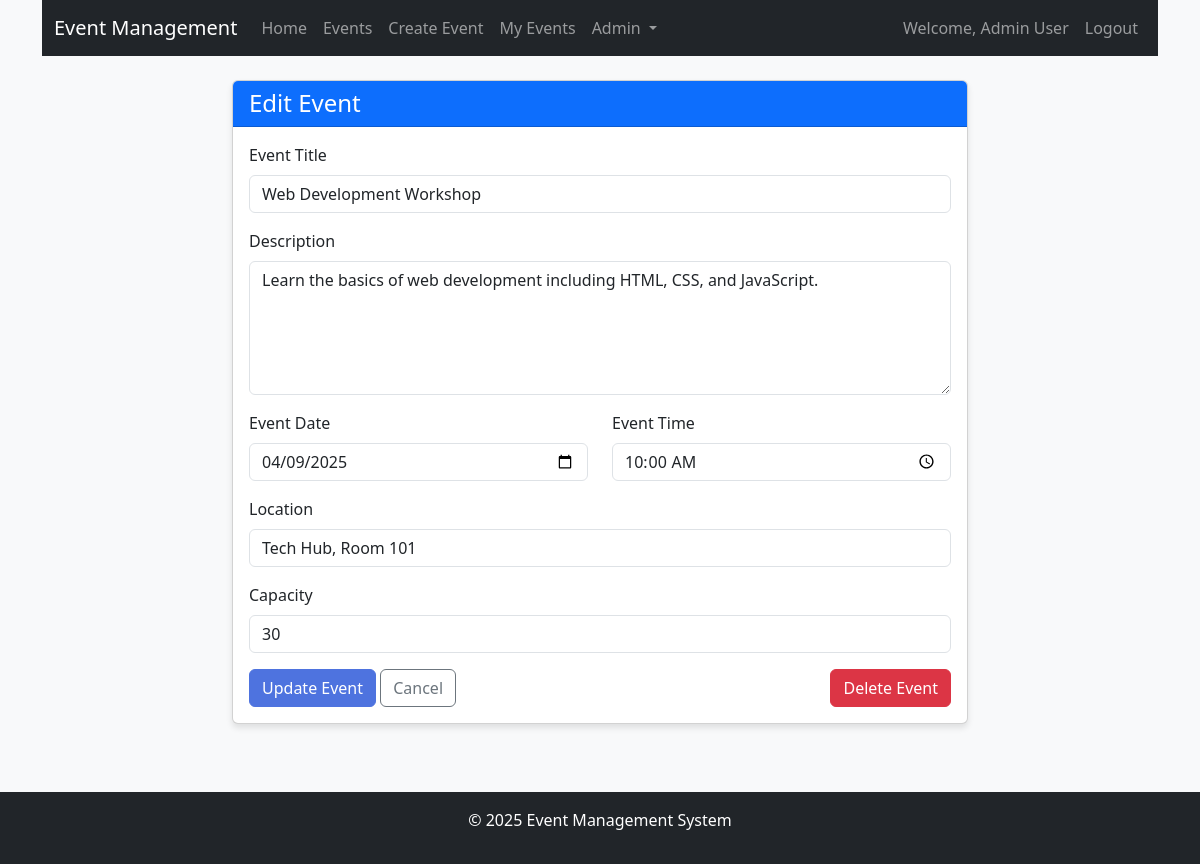
Screenshot of /index.php?page=edit-event&id=1 (signed in) with the database file from the repository.
### tables this page shows
CREATE TABLE IF NOT EXISTS events (
    id INT AUTO_INCREMENT PRIMARY KEY,
    title VARCHAR(255) NOT NULL,
    description TEXT NOT NULL,
    event_date DATE NOT NULL,
    event_time TIME NOT NULL,
    location VARCHAR(255) NOT NULL,
    capacity INT NOT NULL,
    created_by INT NOT NULL,
    created_at DATETIME DEFAULT CURRENT_TIMESTAMP,
    FOREIGN KEY (created_by) REFERENCES users(id)
);

### includes/functions.php (called while the page is built, shortened)
<?php
function getEventById($conn, $id) {
    $query = "SELECT * FROM events WHERE id = ?";
    $stmt = $conn->prepare($query);
    $stmt->bind_param("i", $id);
    $stmt->execute();
    $result = $stmt->get_result();
    if ($result && $result->num_rows > 0) {
        return $result->fetch_assoc();
    }
    return false;
}
?>

### pages/edit-event.php (the view, shortened to what this page needs)
<?php
$eventId = $_GET['id'];
$event = getEventById($conn, $eventId);
?>
<div class="row justify-content-center">
    <div class="col-md-8">
        <div class="card">
            <div class="card-header bg-primary text-white">
                <h4 class="mb-0">Edit Event</h4>
            </div>
            <div class="card-body">
                <form method="POST" action="index.php?page=edit-event&id=<?php echo $eventId; ?>" class="needs-validation" novalidate>
                    <div class="mb-3">
                        <label for="title" class="form-label">Event Title</label>
                        <input type="text" class="form-control" id="title" name="title" value="<?php echo $event['title']; ?>" required>
                    </div>
                    <div class="mb-3">
                        <label for="description" class="form-label">Description</label>
                        <textarea class="form-control" id="description" name="description" rows="5" required><?php echo $event['description']; ?></textarea>
                    </div>
                    <div class="row mb-3">
                        <div class="col-md-6">
                            <label for="event_date" class="form-label">Event Date</label>
                            <input type="date" class="form-control" id="event_date" name="event_date" value="<?php echo $event['event_date']; ?>" required>
                        </div>
                        <div class="col-md-6">
                            <label for="event_time" class="form-label">Event Time</label>
                            <input type="time" class="form-control" id="event_time" name="event_time" value="<?php echo $event['event_time']; ?>" required>
                        </div>
                    </div>
                    <div class="mb-3">
                        <label for="location" class="form-label">Location</label>
                        <input type="text" class="form-control" id="location" name="location" value="<?php echo $event['location']; ?>" required>
                    </div>
                    <div class="mb-3">
                        <label for="capacity" class="form-label">Capacity</label>
                        <input type="number" class="form-control" id="capacity" name="capacity" min="1" value="<?php echo $event['capacity']; ?>" required>
                    </div>
                    <div class="d-flex justify-content-between">
                        <div>
                            <button type="submit" class="btn btn-primary">Update Event</button>
                            <a href="index.php?page=event-details&id=<?php echo $eventId; ?>" class="btn btn-outline-secondary">Cancel</a>
                        </div>
                        <button type="submit" name="delete" class="btn btn-danger" onclick="return confirm('Are you sure you want to delete this event? This action cannot be undone.')">
                            Delete Event
                        </button>
                    </div>
                </form>
            </div>
        </div>
    </div>
</div>

### includes/header.php (style rules this page uses)
body { background-color: #f8f9fa; }
.card { margin-bottom: 20px; box-shadow: 0 4px 6px rgba(0, 0, 0, 0.1); }
.btn-primary { background-color: #4e73df; border-color: #4e73df; }

### rows the page displays
events: title "Web Development Workshop", description "Learn the basics of web development including HTML, CSS, and JavaScript.", event_date "04/09/2025", event_time "10:00:00", location "Tech Hub, Room 101", capacity "30"

### other values shown
$_SESSION['user_name'] "Admin User"
